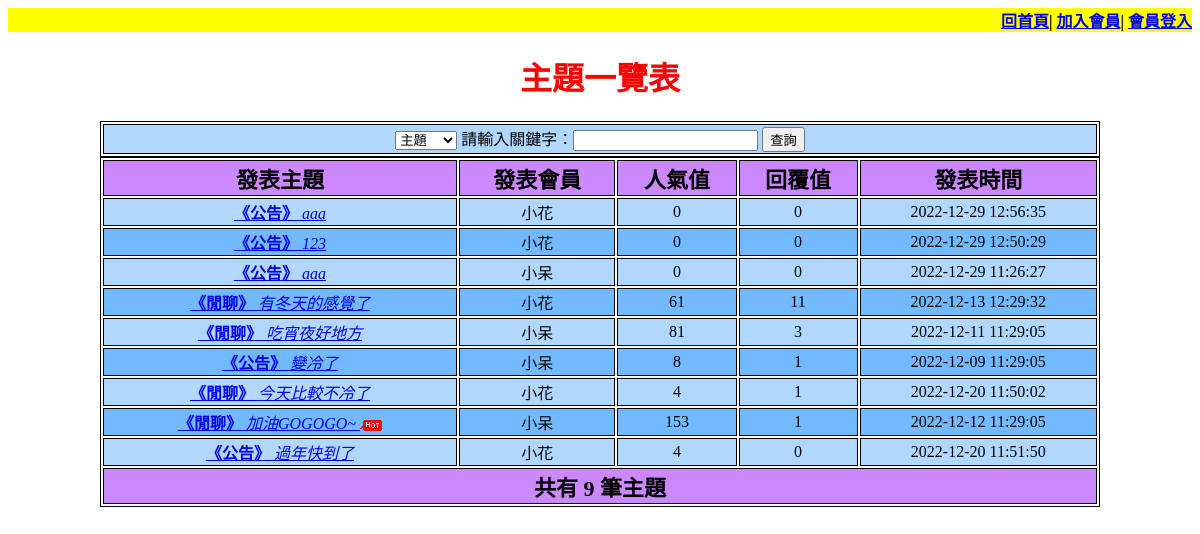
The page / on the database its author committed.
### tables this page shows
CREATE TABLE `forum` (
  `forum_id` int(11) NOT NULL COMMENT '主索引',
  `members_name` varchar(20) NOT NULL COMMENT '發表人(會員外鍵)',
  `forum_title` varchar(50) NOT NULL COMMENT '發表主題',
  `forum_kind` varchar(10) NOT NULL COMMENT '發表類型',
  `forum_pic` varchar(10) NOT NULL COMMENT '發表心情圖片',
  `forum_msg` varchar(500) NOT NULL COMMENT '發表內容',
  `forum_view` smallint(5) UNSIGNED NOT NULL COMMENT '人氣值',
  `forum_rep` smallint(5) UNSIGNED NOT NULL COMMENT '回覆值',
  `forum_date` timestamp NOT NULL DEFAULT current_timestamp() COMMENT '發表日期',
  `forum_rep_date` datetime NOT NULL COMMENT '該主題最後一次回覆日期',
  `forum_level` tinyint(3) UNSIGNED NOT NULL COMMENT '可以看到此主題的會員等級'
);

### index.php (the view, shortened to what this page needs)
<!DOCTYPE html>
<html lang="en">
<head>
</head>
<body>
    <?php include_once("menu.php") ?>
    <h1>主題一覽表</h1>
    <?php
    include_once("connSQL.php");
    $selectSQL = "SELECT * FROM `forum` ORDER BY `forum_rep_date` DESC";
    $myData = $myconnect->query($selectSQL);
    if ($myData->num_rows > 0) {
    ?>
        <table>
            <tr>
                <td>
                    <form action="search.php" method="post">
                        <select name="sk">
                            <option value="forum_title">主題</option>
                        </select>
                        請輸入關鍵字：<input type="text" name="kw">
                        <button type="submit">查詢</button>
                    </form>
                </td>
            </tr>
        </table>
        <table>
            <thead class="table-header">
                <tr>
                    <th>發表主題</th>
                    <th>發表會員</th>
                    <th>人氣值</th>
                    <th>回覆值</th>
                    <th>發表時間</th>
                </tr>
            </thead>
            <tbody>
                <?php
                while ($row = $myData->fetch_assoc()) {
                ?>
                    <tr>
                        <td>
                            <a href="index_det.php?id=<?php echo $row["forum_id"]; ?>">
                                <strong>
                                    《<?php echo $row["forum_kind"]; ?>》
                                </strong>
                                <em>
                                    <?php echo $row["forum_title"]; ?>
                                </em>
                            </a>
                            <?php
                            if ($row["forum_view"] >= 100) {
                                echo "<img src=images/hot.gif>";
                            }
                            ?>
                        </td>
                        <td><?php echo $row["members_name"]; ?></td>
                        <td><?php echo $row["forum_view"]; ?></td>
                        <td><?php echo $row["forum_rep"]; ?></td>
                        <td><?php echo $row["forum_date"]; ?></td>
                    </tr>
                <?php } ?>
            </tbody>
            <tfoot class="table-header">
                <tr>
                    <td colspan="5">
                        <?php
                        echo "共有 " . $myData->num_rows . " 筆主題";
                        ?>
                    </td>
                </tr>
            </tfoot>
        </table>
    <?php
    } else {
        echo '沒有資料';
    }
    ?>
</body>
</html>

### index.php (style rules this page uses)
h1 { text-align: center; color: #f00; }
table { width: 1000px; margin: 0px auto; text-align: center; }
table, th, td { border: 1px solid #000; }
.table-header { background-color: #cc88ff; font-weight: bold; font-size: 22px; }
tbody tr:nth-child(odd) { background-color: #b0d8ff; }
tbody tr:nth-child(even) { background-color: #73b9ff; }
tbody tr { transition: 0.3s; }
img { vertical-align: middle; }

### rows shown on the page
forum: forum_kind "公告", forum_title "aaa", members_name "小花", forum_view "0", forum_rep "0", forum_date "2022-12-29 12:56:35"
forum: forum_kind "公告", forum_title "123", members_name "小花", forum_view "0", forum_rep "0", forum_date "2022-12-29 12:50:29"
forum: forum_kind "公告", forum_title "aaa", members_name "小呆", forum_view "0", forum_rep "0", forum_date "2022-12-29 11:26:27"
forum: forum_kind "閒聊", forum_title "有冬天的感覺了", members_name "小花", forum_view "61", forum_rep "11", forum_date "2022-12-13 12:29:32"
forum: forum_kind "閒聊", forum_title "吃宵夜好地方", members_name "小呆", forum_view "81", forum_rep "3", forum_date "2022-12-11 11:29:05"
forum: forum_kind "公告", forum_title "變冷了", members_name "小呆", forum_view "8", forum_rep "1", forum_date "2022-12-09 11:29:05"
forum: forum_kind "閒聊", forum_title "今天比較不冷了", members_name "小花", forum_view "4", forum_rep "1", forum_date "2022-12-20 11:50:02"
forum: forum_kind "閒聊", forum_title "加油GOGOGO~", members_name "小呆", forum_view "153", forum_rep "1", forum_date "2022-12-12 11:29:05"
forum: forum_kind "公告", forum_title "過年快到了", members_name "小花", forum_view "4", forum_rep "0", forum_date "2022-12-20 11:51:50"

### other values the page prints
$myData->num_rows "9"
